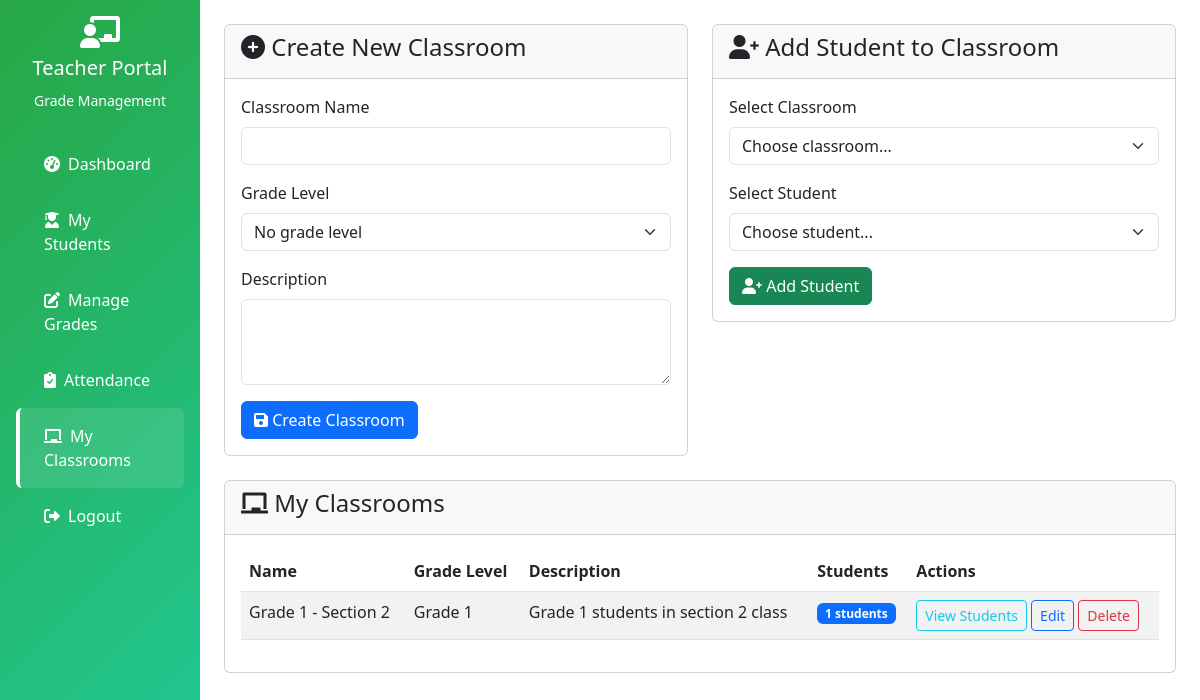
The app's page /classroom.php (signed in) with its own data.
### tables this page shows
CREATE TABLE `classrooms` (
  `id` int(11) NOT NULL,
  `name` varchar(100) NOT NULL,
  `description` text DEFAULT NULL,
  `teacher_id` int(11) DEFAULT NULL,
  `created_at` timestamp NOT NULL DEFAULT current_timestamp()
);

CREATE TABLE `grade_levels` (
  `id` int(11) NOT NULL AUTO_INCREMENT,
  `name` varchar(50) NOT NULL,
  `description` text DEFAULT NULL,
  `created_at` timestamp NOT NULL DEFAULT current_timestamp(),
  PRIMARY KEY (`id`),
  UNIQUE KEY `name` (`name`)
);

### includes/functions.php (called while the page is built, shortened)
<?php
function e($value) {
    return htmlspecialchars((string)$value, ENT_QUOTES, 'UTF-8');
}
?>

### classroom.php (the view, shortened to what this page needs)
<?php
include 'includes/conn.php';
include 'includes/functions.php';
include 'includes/layout.php';
$teacher_id = $_SESSION['user_id'];
$classrooms = $pdo->prepare("SELECT c.*, gl.name AS grade_level_name FROM classrooms c LEFT JOIN grade_levels gl ON c.grade_level_id = gl.id WHERE c.teacher_id = ? ORDER BY c.name");
$classrooms->execute([$teacher_id]);
$teacher_classrooms = $classrooms->fetchAll();
$edit_classroom = null;
$cv = $edit_classroom ?: ['id' => '', 'name' => '', 'description' => '', 'grade_level_id' => ''];
$classroom_students = [];
?>
        <?php if (isset($_GET['view_students']) && isset($_GET['classroom_id'])): ?>
            <div class="card">
                <div class="card-header d-flex justify-content-between align-items-center">
                    <h4>
                        <i class="fas fa-users"></i>
                        Students in <?php echo e($teacher_classrooms[array_search($_GET['classroom_id'], array_column($teacher_classrooms, 'id'))]['name']); ?>
                    </h4>
                    <a href="classroom.php" class="btn btn-secondary">Back to Classrooms</a>
                </div>
                <div class="card-body">
                    <div class="table-responsive">
                        <table class="table table-striped">
                            <thead>
                                <tr>
                                    <th>ID</th>
                                    <th>Name</th>
                                    <th>Username</th>
                                    <th>Email</th>
                                    <th>Actions</th>
                                </tr>
                            </thead>
                            <tbody>
                                <?php foreach($classroom_students as $student): ?>
                                <tr>
                                    <td><?php echo e($student['id']); ?></td>
                                    <td><?php echo e($student['first_name'] . ' ' . $student['last_name']); ?></td>
                                    <td><?php echo e($student['username']); ?></td>
                                    <td><?php echo e($student['email']); ?></td>
                                    <td>
                                        <a href="?action=remove_student&classroom_id=<?php echo e($_GET['classroom_id']); ?>&student_id=<?php echo e($student['id']); ?>"
                                           class="btn btn-sm btn-outline-danger"
                                           onclick="return confirm('Are you sure you want to remove this student from the classroom?')">
                                            Remove
                                        </a>
                                    </td>
                                </tr>
                                <?php endforeach; ?>
                            </tbody>
                        </table>
                    </div>
                </div>
            </div>
        <?php else: ?>
            <div class="row">
                <div class="col-md-6">
                    <div class="card">
                        <div class="card-header">
                            <h4><i class="fas fa-<?php echo $edit_classroom ? 'pen' : 'plus-circle'; ?>"></i> <?php echo $edit_classroom ? 'Edit Classroom' : 'Create New Classroom'; ?></h4>
                        </div>
                        <div class="card-body">
                            <form method="POST">
                                <div class="mb-3">
                                    <label class="form-label">Classroom Name</label>
                                    <input type="text" class="form-control" name="name" maxlength="100" value="<?php echo e($cv['name']); ?>" required>
                                </div>
                                <div class="mb-3">
                                    <label class="form-label">Grade Level</label>
                                    <select class="form-select" name="grade_level_id">
                                        <option value="">No grade level</option>
                                    </select>
                                </div>
                                <div class="mb-3">
                                    <label class="form-label">Description</label>
                                    <textarea class="form-control" name="description" rows="3"><?php echo e($cv['description']); ?></textarea>
                                </div>
                                <?php if ($edit_classroom): ?>
                                <button type="submit" name="update_classroom" class="btn btn-primary"><i class="fas fa-save"></i> Update Classroom</button>
                                <a href="classroom.php" class="btn btn-secondary">Cancel</a>
                                <?php else: ?>
                                <button type="submit" name="create_classroom" class="btn btn-primary"><i class="fas fa-save"></i> Create Classroom</button>
                                <?php endif; ?>
                            </form>
                        </div>
                    </div>
                </div>
                <div class="col-md-6">
                    <div class="card">
                        <div class="card-header">
                            <h4><i class="fas fa-user-plus"></i> Add Student to Classroom</h4>
                        </div>
                        <div class="card-body">
                            <form method="POST">
                                <div class="mb-3">
                                    <label class="form-label">Select Classroom</label>
                                    <select class="form-select" name="classroom_id" required>
                                        <option value="">Choose classroom...</option>
                                    </select>
                                </div>
                                <div class="mb-3">
                                    <label class="form-label">Select Student</label>
                                    <select class="form-select" name="student_id" required>
                                        <option value="">Choose student...</option>
                                    </select>
                                </div>
                                <button type="submit" name="add_student" class="btn btn-success">
                                    <i class="fas fa-user-plus"></i> Add Student
                                </button>
                            </form>
                        </div>
                    </div>
                </div>
            </div>
            <div class="row mt-4">
                <div class="col-12">
                    <div class="card">
                        <div class="card-header">
                            <h4><i class="fas fa-chalkboard"></i> My Classrooms</h4>
                        </div>
                        <div class="card-body">
                            <div class="table-responsive">
                                <table class="table table-striped">
                                    <thead>
                                        <tr>
                                            <th>Name</th>
                                            <th>Grade Level</th>
                                            <th>Description</th>
                                            <th>Students</th>
                                            <th>Actions</th>
                                        </tr>
                                    </thead>
                                    <tbody>
                                        <?php foreach($teacher_classrooms as $classroom):
                                            $student_count = $pdo->prepare("SELECT COUNT(*) FROM classroom_students WHERE classroom_id = ?");
                                            $student_count->execute([$classroom['id']]);
                                            $count = $student_count->fetchColumn();
                                        ?>
                                        <tr>
                                            <td><?php echo e($classroom['name']); ?></td>
                                            <td><?php echo e($classroom['grade_level_name'] ?? '—'); ?></td>
                                            <td><?php echo e($classroom['description']); ?></td>
                                            <td><span class="badge bg-primary"><?php echo e($count); ?> students</span></td>
                                            <td>
                                                <a href="?view_students=true&classroom_id=<?php echo e($classroom['id']); ?>"
                                                   class="btn btn-sm btn-outline-info">
                                                    View Students
                                                </a>
                                                <a href="?edit=<?php echo e($classroom['id']); ?>" class="btn btn-sm btn-outline-primary">Edit</a>
                                                <a href="?action=delete_classroom&id=<?php echo e($classroom['id']); ?>"
                                                   class="btn btn-sm btn-outline-danger"
                                                   onclick="return confirm('Are you sure you want to delete this classroom? This will also delete all grades associated with it.')">
                                                    Delete
                                                </a>
                                            </td>
                                        </tr>
                                        <?php endforeach; ?>
                                    </tbody>
                                </table>
                            </div>
                        </div>
                    </div>
                </div>
            </div>
        <?php endif; ?>

### records on screen
classrooms: name "Grade 1 - Section 2", grade_level.name "Grade 1", description "Grade 1 students in section 2 class", count "1"

### other values on screen
$heading "Teacher Portal"
$sub "Grade Management"
$it[3] "Dashboard"
$it[3] "My Students"
$it[3] "Manage Grades"
$it[3] "Attendance"
$it[3] "My Classrooms"
